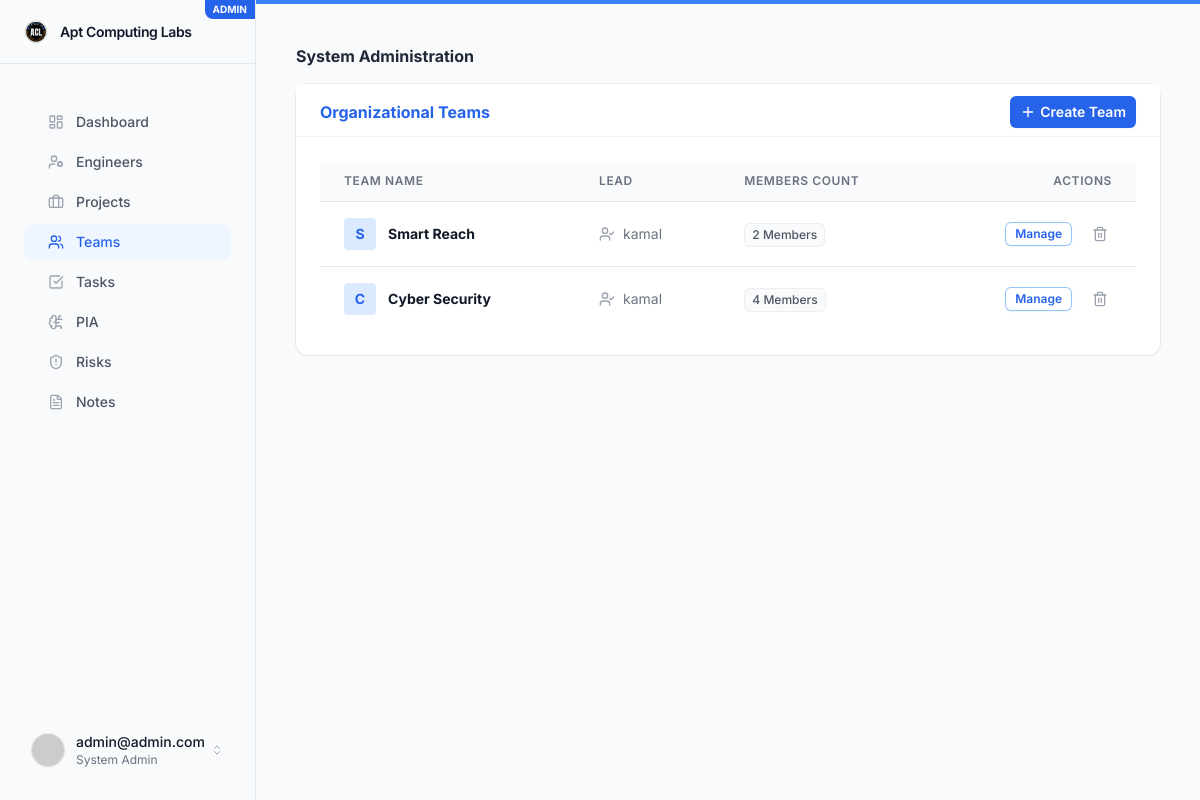
/system-admin/?tab=teams (signed in), run on the app's committed database.
### core/models.py (models this page shows, shortened)
class BaseModel(models.Model):
    id = models.BigAutoField(primary_key=True)
    uuid = models.UUIDField(default=uuid.uuid4, editable=False, unique=True)
    created_at = models.DateTimeField(auto_now_add=True)
    updated_at = models.DateTimeField(auto_now=True)
    created_by = models.ForeignKey('core.User', on_delete=models.SET_NULL, null=True, blank=True, related_name="%(app_label)s_%(class)s_created")
    updated_by = models.ForeignKey('core.User', on_delete=models.SET_NULL, null=True, blank=True, related_name="%(app_label)s_%(class)s_updated")
    is_active = models.BooleanField(default=True)
    class Meta:
        abstract = True

class User(AbstractUser, BaseModel):
    username = None # Remove username field
    email = models.EmailField(_('email address'), unique=True)
    roles = models.ManyToManyField(Role, blank=True, related_name='users')
    team = models.ForeignKey('teams.Team', on_delete=models.SET_NULL, null=True, blank=True, related_name='team_users')
    avatar = models.ImageField(upload_to='avatars/', null=True, blank=True)
    interested_topics = models.CharField(max_length=255, blank=True, help_text="Comma-separated topics of interest")
    daily_news_cache = models.JSONField(default=list, blank=True)
    news_last_fetched = models.DateField(null=True, blank=True)
    USERNAME_FIELD = 'email'
    REQUIRED_FIELDS = []
    objects = CustomUserManager()

### teams/models.py (models this page shows, shortened)
class Team(BaseModel):
    name = models.CharField(max_length=150, unique=True)
    description = models.TextField(blank=True)
    lead = models.ForeignKey(settings.AUTH_USER_MODEL, on_delete=models.SET_NULL, null=True, blank=True, related_name='led_teams')
    capacity = models.DecimalField(max_digits=5, decimal_places=2, default=0.0, help_text="Total team capacity in story points or hours")
    velocity = models.DecimalField(max_digits=5, decimal_places=2, default=0.0, help_text="Average team velocity")

### core/views.py (the view)
# urls.py: path('system-admin/', views.system_admin_dashboard, name='system_admin_dashboard'),
@login_required
@user_passes_test(is_admin)
def system_admin_dashboard(request):
    users = User.objects.all().order_by('-created_at')
    teams = Team.objects.all().order_by('-created_at')
    return render(request, 'core/system_admin.html', {
        'users': users,
        'teams': teams,
        'tab': request.GET.get('tab', 'all'),
    })

### ai_assistant/permissions.py (called while the page is built)
def is_pia_system_admin(user):
    if not user.is_authenticated:
        return False
    if user.is_staff or user.is_superuser:
        return True
    return user.roles.filter(name='System Admin').exists()

### ai_assistant/templatetags/pia_permissions.py (called while the page is built)
@register.filter
def is_pia_system_admin_user(user):
    return is_pia_system_admin(user)

### core/views.py (called while the page is built)
def is_admin(user):
    return user.is_staff or user.is_superuser

### templates/core/system_admin.html (shortened to what this page needs)
{% extends 'base.html' %}
{% block content %}
<div class="flex justify-between items-center mb-4">
    <h2 class="h3 mb-0 text-gray-800 font-bold">System Administration</h2>
</div>
<div class="space-y-8 bg-transparent" id="adminTabsContent">
    {% if tab == 'all' or tab == 'teams' %}
    <div id="teams">
        <div class="bg-white shadow-soft ring-1 ring-gray-900/5 rounded-xl shadow-soft border-none mb-4">
            <div class="border-b border-gray-100 px-6 py-4 bg-white pt-3 pb-2 flex justify-between items-center border-bottom-0">
                <h6 class="m-0 font-bold text-brand-600">Organizational Teams</h6>
                <a href="{% url 'team_create' %}" class="inline-flex items-center justify-center rounded-md bg-brand-600 px-2.5 py-1.5 text-sm font-semibold text-white shadow-soft hover:bg-brand-500 transition-colors"><i data-lucide="plus" class="w-4 h-4 mr-1"></i> Create Team</a>
            </div>
            <div class="p-6 p-0">
            <div class="overflow-x-auto">
                <table class="min-w-full divide-y divide-gray-200">
                    <thead class="bg-gray-50">
                        <tr>
                            <th scope="col" class="px-6 py-3 text-left text-xs font-semibold text-gray-500 uppercase tracking-wider">Team Name</th>
                            <th scope="col" class="px-6 py-3 text-left text-xs font-semibold text-gray-500 uppercase tracking-wider">Lead</th>
                            <th scope="col" class="px-6 py-3 text-left text-xs font-semibold text-gray-500 uppercase tracking-wider">Members Count</th>
                            <th scope="col" class="px-6 py-3 text-right text-xs font-semibold text-gray-500 uppercase tracking-wider">Actions</th>
                        </tr>
                    </thead>
                    <tbody class="bg-white divide-y divide-gray-200">
                        {% for team in teams %}
                        <tr class="hover:bg-brand-50/50 transition-colors">
                            <td class="px-6 py-4 whitespace-nowrap text-sm font-bold text-gray-900">
                                <div class="flex items-center">
                                    <div class="h-8 w-8 rounded bg-brand-100 text-brand-600 flex items-center justify-center font-bold mr-3">{{ team.name|slice:":1" }}</div>
                                    {{ team.name }}
                                </div>
                            </td>
                            <td class="px-6 py-4 whitespace-nowrap text-sm text-gray-500">
                                <div class="flex items-center">
                                    <i data-lucide="user-check" class="w-4 h-4 mr-2 text-gray-400"></i>
                                    {{ team.lead.first_name|default:team.lead.email|default:"None" }}
                                </div>
                            </td>
                            <td class="px-6 py-4 whitespace-nowrap">
                                <span class="inline-flex items-center rounded-md bg-gray-50 px-2 py-1 text-xs font-medium text-gray-600 ring-1 ring-inset ring-gray-500/10">{{ team.members.count }} Members</span>
                            </td>
                            <td class="px-6 py-4 whitespace-nowrap text-right text-sm font-medium">
                                <div class="flex justify-end gap-2 items-center">
                                    <a href="{% url 'team_detail' team.pk %}" class="inline-flex items-center justify-center rounded-md bg-white px-2.5 py-1 text-xs font-semibold text-brand-600 shadow-sm ring-1 ring-inset ring-brand-300 hover:bg-brand-50 transition-colors mr-2">Manage</a>
                                    <form method="post" action="{% url 'team_delete' team.pk %}" class="inline-block m-0" onsubmit="return confirm('Delete this team?');">
                                        <button type="submit" class="text-gray-400 hover:text-red-600 transition-colors p-1" title="Delete Team"><i data-lucide="trash-2" class="w-4 h-4"></i></button>
                                    </form>
                                </div>
                            </td>
                        </tr>
                        {% empty %}
                        <tr><td colspan="4" class="px-6 py-12 text-center text-sm text-gray-500 font-medium">No teams created yet.</td></tr>
                        {% endfor %}
                    </tbody>
                </table>
            </div>
            </div>
        </div>
    </div>
    {% endif %}
</div>
{% endblock %}

### templates/base.html (shortened to what this page needs)
<!DOCTYPE html>
<html lang="en">
<head>
    <script src="https://cdn.tailwindcss.com"></script>
    {% load static %}
    {% load pia_permissions %}
</head>
<body class="bg-gray-50 text-gray-900 font-sans antialiased flex h-screen overflow-hidden">
    <aside class="w-64 {% if request.user.is_staff or request.user.is_superuser %}bg-slate-50 border-slate-200{% else %}bg-white border-gray-200{% endif %} border-r flex flex-col justify-between hidden md:flex h-full z-10 flex-shrink-0">
        <div>
            <a href="{% url 'landing_page' %}" class="h-16 flex items-center px-6 border-b {% if request.user.is_staff or request.user.is_superuser %}border-slate-200 hover:bg-slate-100{% else %}border-gray-100 hover:bg-gray-50{% endif %} transition-colors relative overflow-hidden">
                <img src="{% static 'img/logo.png' %}" alt="Logo" class="h-6 w-auto mr-3 object-contain">
                <span class="font-semibold text-gray-900 text-sm tracking-tight">Apt Computing Labs</span>
                {% if request.user.is_staff or request.user.is_superuser %}
                <div class="absolute top-0 right-0 bg-brand-600 text-white text-[10px] font-bold px-2 py-0.5 rounded-bl-lg">ADMIN</div>
                {% endif %}
            </a>
            <nav class="p-6 space-y-1 mt-4">
                {% if request.user.is_staff or request.user.is_superuser %}
                <a href="{% url 'dashboard' %}" class="flex items-center px-6 py-2 rounded-lg text-sm font-medium transition-colors {% if request.resolver_match.url_name == 'dashboard' %}bg-brand-50 text-brand-600{% else %}text-gray-600 hover:bg-gray-50 hover:text-gray-900{% endif %}">
                    <i data-lucide="layout-dashboard" class="w-4 h-4 mr-3 {% if request.resolver_match.url_name == 'dashboard' %}text-brand-600{% else %}text-gray-400{% endif %}"></i>
                    Dashboard
                </a>
                <a href="{% url 'system_admin_dashboard' %}?tab=engineers" class="flex items-center px-6 py-2 rounded-lg text-sm font-medium transition-colors {% if 'tab=engineers' in request.get_full_path %}bg-brand-50 text-brand-600{% else %}text-gray-600 hover:bg-gray-50 hover:text-gray-900{% endif %}">
                    <i data-lucide="user-cog" class="w-4 h-4 mr-3 {% if 'tab=engineers' in request.get_full_path %}text-brand-600{% else %}text-gray-400{% endif %}"></i>
                    Engineers
                </a>
                <a href="{% url 'project_list' %}" class="flex items-center px-6 py-2 rounded-lg text-sm font-medium transition-colors {% if 'projects' in request.path %}bg-brand-50 text-brand-600{% else %}text-gray-600 hover:bg-gray-50 hover:text-gray-900{% endif %}">
                    <i data-lucide="briefcase" class="w-4 h-4 mr-3 {% if 'projects' in request.path %}text-brand-600{% else %}text-gray-400{% endif %}"></i>
                    Projects
                </a>
                <a href="{% url 'system_admin_dashboard' %}?tab=teams" class="flex items-center px-6 py-2 rounded-lg text-sm font-medium transition-colors {% if 'tab=teams' in request.get_full_path %}bg-brand-50 text-brand-600{% else %}text-gray-600 hover:bg-gray-50 hover:text-gray-900{% endif %}">
                    <i data-lucide="users" class="w-4 h-4 mr-3 {% if 'tab=teams' in request.get_full_path %}text-brand-600{% else %}text-gray-400{% endif %}"></i>
                    Teams
                </a>
                <a href="{% url 'tasks_kanban' %}" class="flex items-center px-6 py-2 rounded-lg text-sm font-medium transition-colors {% if 'tasks' in request.path %}bg-brand-50 text-brand-600{% else %}text-gray-600 hover:bg-gray-50 hover:text-gray-900{% endif %}">
                    <i data-lucide="check-square" class="w-4 h-4 mr-3 {% if 'tasks' in request.path %}text-brand-600{% else %}text-gray-400{% endif %}"></i>
                    Tasks
                </a>
                {% if request.user|is_pia_system_admin_user %}
                <a href="{% url 'pia_home' %}" class="flex items-center px-6 py-2 rounded-lg text-sm font-medium transition-colors {% if 'pia' in request.path %}bg-brand-50 text-brand-600{% else %}text-gray-600 hover:bg-gray-50 hover:text-gray-900{% endif %}">
                    <i data-lucide="brain-circuit" class="w-4 h-4 mr-3 {% if 'pia' in request.path %}text-brand-600{% else %}text-gray-400{% endif %}"></i>
                    PIA
                </a>
                {% endif %}
                <a href="{% url 'risks_register' %}" class="flex items-center px-6 py-2 rounded-lg text-sm font-medium transition-colors {% if 'risks' in request.path %}bg-brand-50 text-brand-600{% else %}text-gray-600 hover:bg-gray-50 hover:text-gray-900{% endif %}">
                    <i data-lucide="shield-alert" class="w-4 h-4 mr-3 {% if 'risks' in request.path %}text-brand-600{% else %}text-gray-400{% endif %}"></i>
                    Risks
                </a>
                <a href="{% url 'notes_dashboard' %}" class="flex items-center px-6 py-2 rounded-lg text-sm font-medium transition-colors {% if 'notes' in request.path %}bg-brand-50 text-brand-600{% else %}text-gray-600 hover:bg-gray-50 hover:text-gray-900{% endif %}">
                    <i data-lucide="file-text" class="w-4 h-4 mr-3 {% if 'notes' in request.path %}text-brand-600{% else %}text-gray-400{% endif %}"></i>
                    Notes
                </a>
                {% endif %}
            </nav>
        </div>
        <div class="p-6 border-t border-gray-100">
            <div class="flex items-center cursor-pointer p-2 hover:bg-gray-50 rounded-lg transition-colors group relative">
                {% if request.user.avatar %}
                <img src="{{ request.user.avatar.url }}" alt="Avatar" class="h-8 w-8 rounded-full shadow-soft ring-1 ring-gray-900/10 object-cover">
                {% else %}
                <img src="https://ui-avatars.com/api/?name={{ request.user.email }}&background=random" alt="Avatar" class="h-8 w-8 rounded-full shadow-soft ring-1 ring-gray-900/10">
                {% endif %}
                <div class="ml-3 overflow-hidden flex-1">
                    <p class="text-sm font-medium text-gray-900 truncate">{{ request.user.first_name|default:request.user.email }}</p>
                    <p class="text-xs text-gray-500 truncate">
                        {% if request.user.is_superuser %}System Admin
                        {% elif request.user.roles.exists %}{{ request.user.roles.first.name }}
                        {% else %}User{% endif %}
                    </p>
                </div>
                <i data-lucide="chevrons-up-down" class="w-3 h-3 text-gray-400 group-hover:text-gray-600"></i>
            </div>
        </div>
    </aside>
    <div class="flex-1 flex flex-col h-full overflow-hidden">
        <main class="flex-1 overflow-y-auto {% if request.user.is_staff or request.user.is_superuser %}bg-[#f8fafc] border-t-4 border-brand-500{% else %}bg-[#FAFAFA]{% endif %}">
            <div class="p-6 md:p-10 max-w-7xl mx-auto">
                {% block content %}
                {% endblock %}
            </div>
        </main>
    </div>
</body>
</html>

### data on the page
User: user.first_name "admin@admin.com"
Team: name "S", name "Smart Reach", lead.first_name "kamal", members.count "2"
Team: name "C", name "Cyber Security", lead.first_name "kamal", members.count "4"
